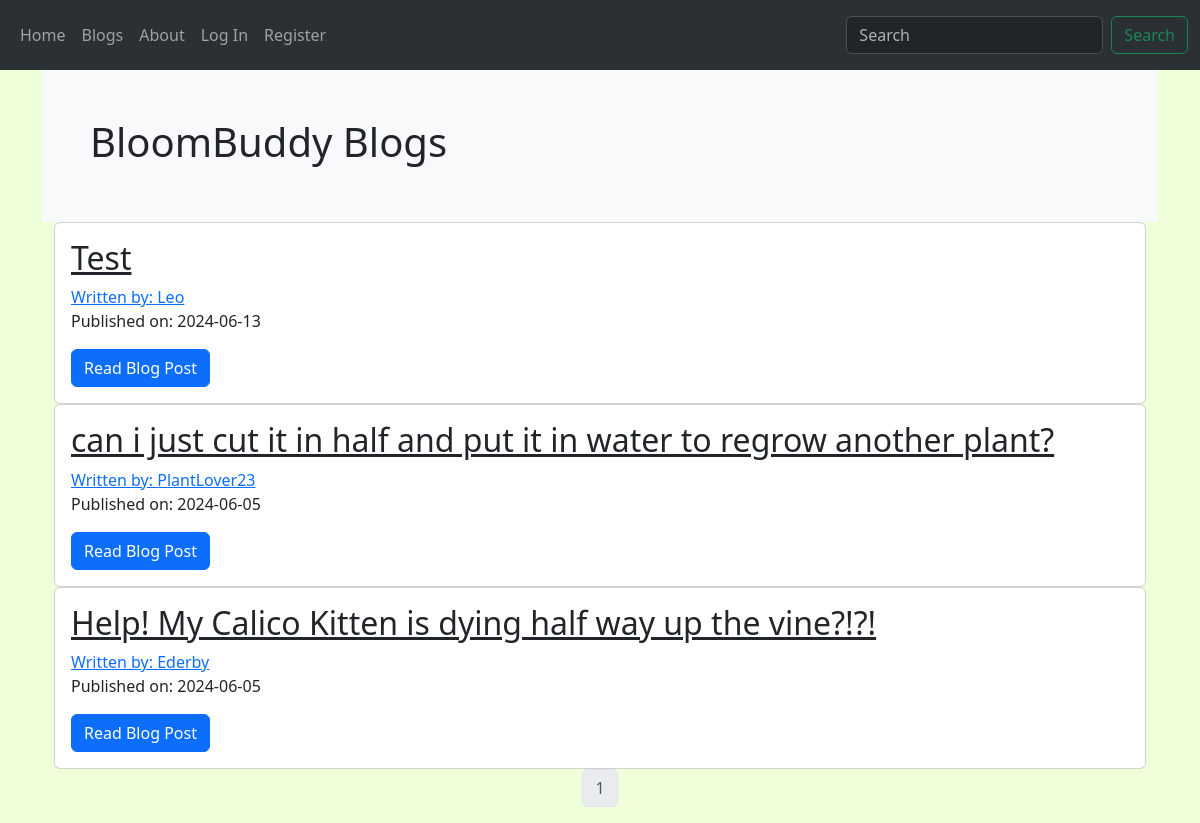
The app's page /blogs, older data.
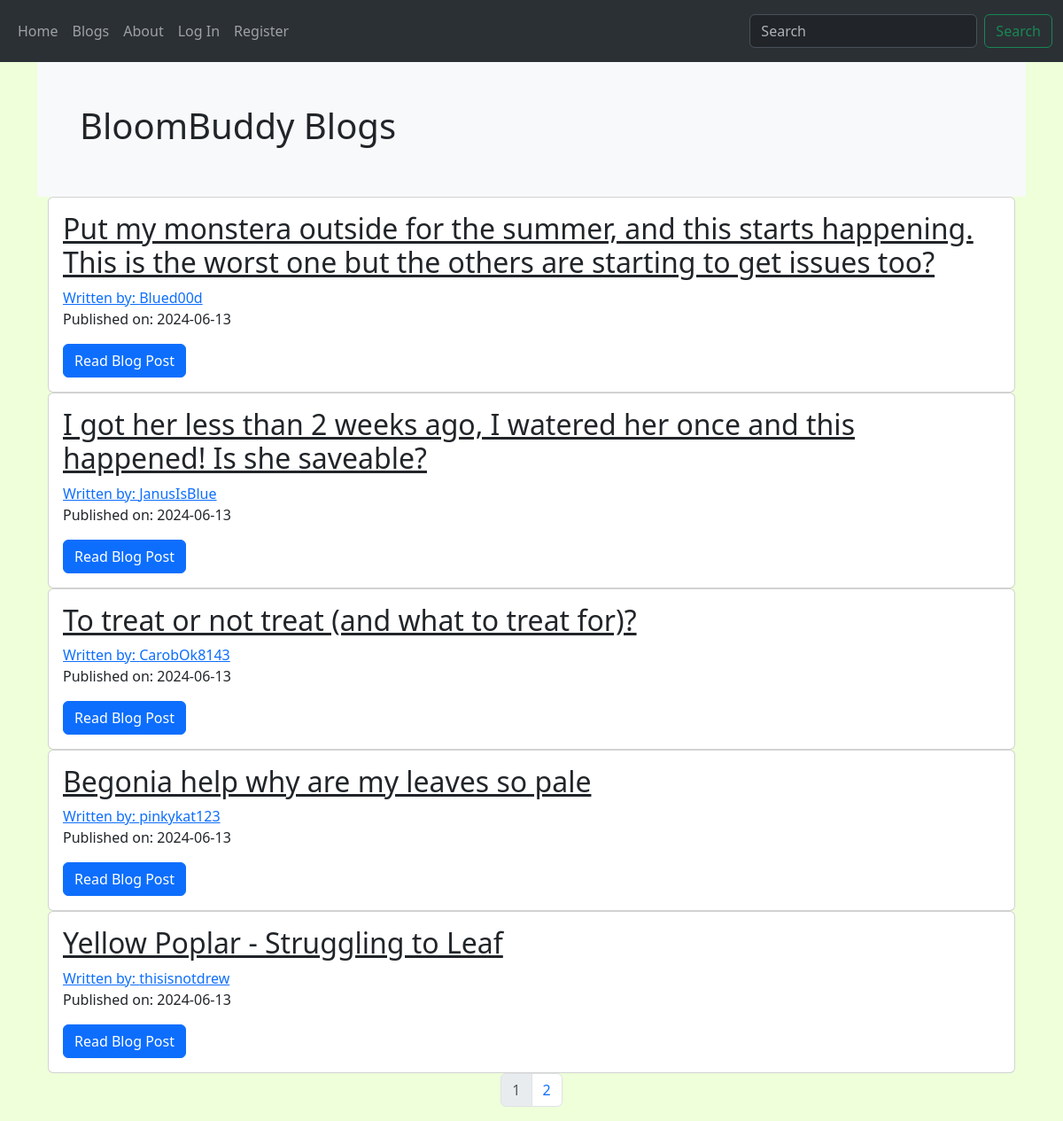
The same page, newer data.
### BloomBuddy/models.py (models this page shows, shortened)
class BlogPost(db.Model):
    __tablename__ = 'blogpost'
    id = db.Column(db.Integer, primary_key=True)
    user_id = db.Column(db.Integer, db.ForeignKey('users.id'), nullable=False)
    date = db.Column(db.DateTime, nullable=False, default=datetime.now(timezone.utc))
    title = db.Column(db.String(140), nullable=False)
    text = db.Column(db.Text, nullable=False)
    comments = db.relationship('Comment', backref='post', lazy='dynamic')

class User(db.Model, UserMixin):
    __tablename__ = 'users'
    id = db.Column(db.Integer, primary_key=True)
    profile_image = db.Column(db.String(64), nullable=False, default='default_profile.png')
    email = db.Column(db.String(64), unique=True, index=True)
    username = db.Column(db.String(64), unique=True, index=True)
    password_hash = db.Column(db.String(128))
    posts = db.relationship('BlogPost', backref='author', lazy=True)

### BloomBuddy/core/views.py (the view)
@core.route('/blogs')
def index():
    page = request.args.get('page', 1, type=int)
    blog_posts = BlogPost.query.order_by(BlogPost.date.desc()).paginate(page=page, per_page=5)
    return render_template('index.html', blog_posts=blog_posts, current_url=request.path)

### BloomBuddy/templates/index.html
{% extends "base.html" %}
{% block content %}
<div class="bg-light p-5">
    <h1>BloomBuddy Blogs</h1>
</div>
<div class="container">
    {% for post in blog_posts.items%}
    <div class="card">
        <div class="card-body">
            <h2><a class="card-title"
                   href="{{url_for('blog_posts.blog_post', blog_post_id=post.id)}}">{{post.title}}</a></h2>
            <a href="{{url_for('users.user_posts', username=post.author.username)}}">Written by:
                {{post.author.username}}</a>
            <p>Published on: {{post.date.strftime('%Y-%m-%d')}}</p>
            <a class="btn btn-primary" href="{{url_for('blog_posts.blog_post', blog_post_id=post.id)}}">Read Blog
                Post</a>
        </div>
    </div>
    {%endfor%}
</div>
<nav aria-label='Page Nav'>
    <ul class="pagination justify-content-center">
        {% for page_num in blog_posts.iter_pages(left_edge=1,right_edge=1,left_current=1,right_current=2) %}
        {% if blog_posts.page == page_num %}
        <li class='page-item disabled'>
            <a class="page-link" href="{{url_for('core.index',page=page_num)}}">{{page_num}}</a>
        </li>
        {% else %}
        <li class='page-item'>
            <a class="page-link" href="{{url_for('core.index',page=page_num)}}">{{page_num}}</a>
        </li>
        {% endif %}
        {% endfor %}
    </ul>
</nav>
{% endblock %}

### BloomBuddy/templates/base.html (shortened to what this page needs)
<!DOCTYPE html>
<html lang="en" dir="ltr">
<head>
    <link href="https://cdn.jsdelivr.net/npm/bootstrap@5.3.3/dist/css/bootstrap.min.css" rel="stylesheet"
>
    <link rel="stylesheet" type="text/css" href="{{ url_for('static', filename='styles.css') }}">
</head>
<body>
<nav class="navbar navbar-expand-lg bg-body-tertiary" data-bs-theme="dark">
    <div class="container-fluid">
        <div class="collapse navbar-collapse" id="navbarNavAltMarkup">
            <div class="navbar-nav">
                <a class="nav-link" aria-current="page" href="{{url_for('core.home')}}">Home</a>
                <a class="nav-link" aria-current="page" href="{{url_for('core.index')}}">Blogs</a>
                <a class="nav-link" aria-current="page" href="{{url_for('core.info')}}">About</a>
                {% if current_user.is_authenticated %}
                <a class="nav-link" aria-current="page" href="{{url_for('users.logout')}}">Log Out</a>
                <a class="nav-link" aria-current="page" href="{{url_for('users.account')}}">Account</a>
                {% if current_url == '/blogs' %}
                <a class="nav-link" aria-current="page" href="{{url_for('blog_posts.create_post')}}">Create Post</a>
                {% endif %}
                {% else %}
                <a class="nav-link" aria-current="page" href="{{url_for('users.login')}}">Log In</a>
                <a class="nav-link" aria-current="page" href="{{url_for('users.register')}}">Register</a>
                {% endif %}
            </div>
        </div>
        {% if current_url == '/blogs' %}
        <nav class="navbar bg-body-tertiary">
            <div class="ms-auto">
                <form class="d-flex" action="{{url_for('blog_posts.search')}}" role="search" method="get">
                    <input class="form-control me-2" type="search" placeholder="Search" aria-label="Search" name="q">
                    <button class="btn btn-outline-success" type="submit">Search</button>
                </form>
            </div>
        </nav>
        {% endif %}
    </div>
</nav>
<div class="container">
    {% block content %}
    {% endblock %}
</div>
</body>
</html>

### BloomBuddy/static/styles.css (style rules this page uses)
body { background-color: #EEFFDA !important; }

Row changes from the older to the newer data that the page shows:
no longer on this page (row edited): BlogPost: title "can i just cut it in half and put it in water to regrow another plant?", author.username "PlantLover23", date "2024-06-05"
removed BlogPost: title "Help! My Calico Kitten is dying half way up the vine?!?!", author.username "Ederby", date "2024-06-05"
added BlogPost: title "Put my monstera outside for the summer, and this starts happening. This is the worst one but the others are starting to get issues too?", author.username "Blued00d", date "2024-06-13"
added BlogPost: title "I got her less than 2 weeks ago, I watered her once and this happened! Is she saveable?", author.username "JanusIsBlue", date "2024-06-13"
added BlogPost: title "To treat or not treat (and what to treat for)?", author.username "CarobOk8143", date "2024-06-13"
changed BlogPost: title "Test" → "Begonia help why are my leaves so pale"; author.username "Leo" → "pinkykat123"
added BlogPost: title "Yellow Poplar - Struggling to Leaf", author.username "thisisnotdrew", date "2024-06-13"
Text that changed along with them:
new list line: "2"
